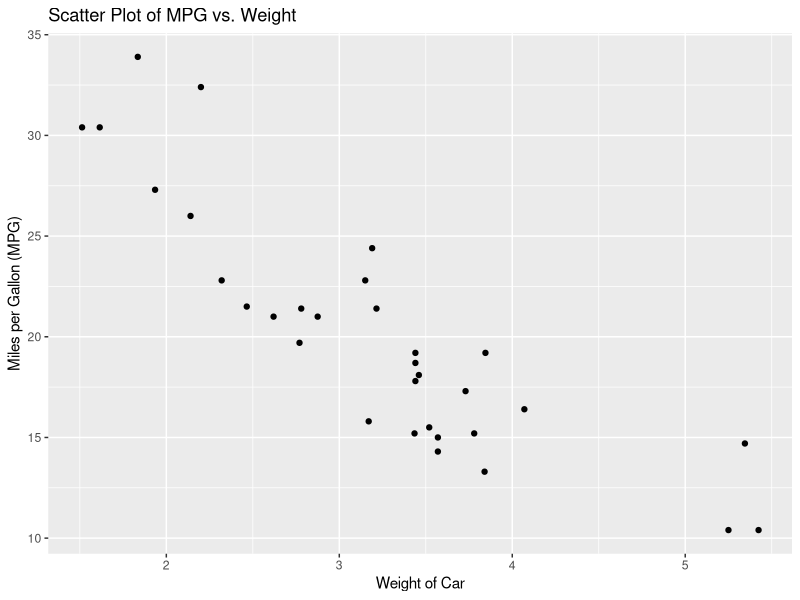
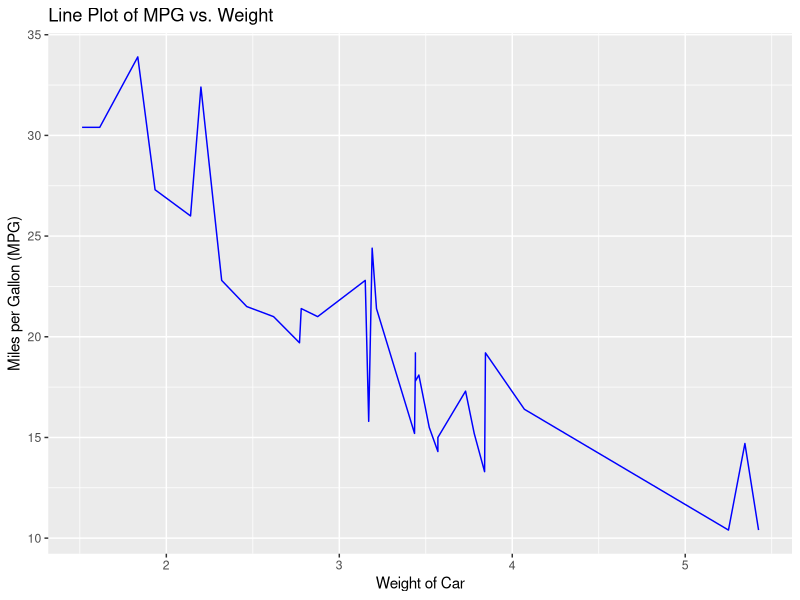

Write R code to recreate these figures, in order.
library(ggplot2)


ggplot(data = mtcars, aes(x = wt, y = mpg)) +
  geom_point() +
  labs(title = "Scatter Plot of MPG vs. Weight",
       x = "Weight of Car",
       y = "Miles per Gallon (MPG)")



ggplot(data = mtcars, aes(x = wt, y = mpg)) +
  geom_line(color = "blue") +
  labs(title = "Line Plot of MPG vs. Weight",
       x = "Weight of Car",
       y = "Miles per Gallon (MPG)")

5+5